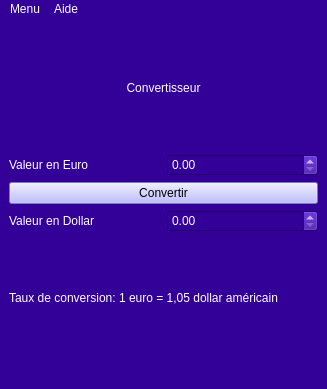
<?xml version="1.0" encoding="UTF-8"?>
<ui version="4.0">
 <class>MainWindow</class>
 <widget class="QMainWindow" name="MainWindow">
  <property name="geometry">
   <rect>
    <x>0</x>
    <y>0</y>
    <width>327</width>
    <height>389</height>
   </rect>
  </property>
  <property name="windowTitle">
   <string>MainWindow</string>
  </property>
  <property name="styleSheet">
   <string notr="true">color: rgb(255, 255, 255);
font: 9pt &quot;Comic Sans MS&quot;;
background-color: rgb(51, 0, 152);</string>
  </property>
  <widget class="QWidget" name="centralwidget">
   <layout class="QGridLayout" name="gridLayout">
    <item row="1" column="0">
     <widget class="QLabel" name="label_2">
      <property name="text">
       <string>Valeur en Euro</string>
      </property>
     </widget>
    </item>
    <item row="1" column="1">
     <widget class="QDoubleSpinBox" name="doubleSpinBox_euros"/>
    </item>
    <item row="2" column="0" colspan="2">
     <widget class="QPushButton" name="pushButton">
      <property name="styleSheet">
       <string notr="true">background-color: rgb(170, 170, 255);

font: 12pt &quot;Comic Sans MS&quot;;
color: rgb(0, 0, 0);</string>
      </property>
      <property name="text">
       <string>Convertir</string>
      </property>
     </widget>
    </item>
    <item row="3" column="0">
     <widget class="QLabel" name="label_3">
      <property name="text">
       <string>Valeur en Dollar</string>
      </property>
     </widget>
    </item>
    <item row="3" column="1">
     <widget class="QDoubleSpinBox" name="doubleSpinBox_dollar"/>
    </item>
    <item row="4" column="0" colspan="2">
     <widget class="QLabel" name="label_message">
      <property name="text">
       <string>Taux de conversion: 1 euro = 1,05 dollar américain</string>
      </property>
     </widget>
    </item>
    <item row="0" column="0" colspan="2">
     <widget class="QLabel" name="label">
      <property name="styleSheet">
       <string notr="true">font: 20pt &quot;Algerian&quot;;</string>
      </property>
      <property name="text">
       <string>Convertisseur</string>
      </property>
      <property name="alignment">
       <set>Qt::AlignCenter</set>
      </property>
     </widget>
    </item>
   </layout>
  </widget>
  <widget class="QMenuBar" name="menubar">
   <property name="geometry">
    <rect>
     <x>0</x>
     <y>0</y>
     <width>327</width>
     <height>22</height>
    </rect>
   </property>
   <widget class="QMenu" name="menuMenu">
    <property name="title">
     <string>Menu</string>
    </property>
    <addaction name="actionTaux_de_change"/>
    <addaction name="actionQuitter"/>
   </widget>
   <widget class="QMenu" name="menuPropos">
    <property name="title">
     <string>Aide</string>
    </property>
    <addaction name="actionApropos"/>
   </widget>
   <addaction name="menuMenu"/>
   <addaction name="menuPropos"/>
  </widget>
  <widget class="QStatusBar" name="statusbar"/>
  <action name="actionTaux_de_change">
   <property name="text">
    <string>Taux de change</string>
   </property>
  </action>
  <action name="actionQuitter">
   <property name="text">
    <string>Quitter</string>
   </property>
  </action>
  <action name="actionApropos">
   <property name="text">
    <string>A propos</string>
   </property>
  </action>
 </widget>
 <resources/>
 <connections/>
</ui>
